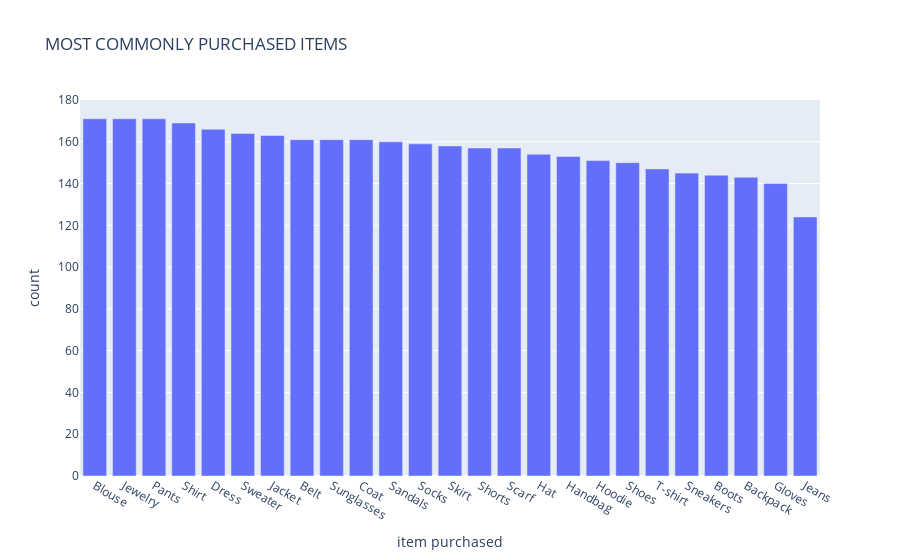

Source (notebook cell):
### Code cell
px.bar(item_count,
       x='item purchased',
       y='count',
       title=('MOST COMMONLY PURCHASED ITEMS'))

### Figure 1 — Plotly figure (JSON) as saved in the notebook; plotly's stock layout.template omitted (floating-point values rounded to 4 significant figures)
{"data": [{"alignmentgroup": "True", "hovertemplate": "item purchased=%{x}<br>count=%{y}<extra></extra>", "legendgroup": "", "marker": {"color": "#636efa", "pattern": {"shape": ""}}, "name": "", "offsetgroup": "", "orientation": "v", "showlegend": false, "textposition": "auto", "type": "bar", "x": ["Blouse", "Jewelry", "Pants", "Shirt", "Dress", "Sweater", "Jacket", "Belt", "Sunglasses", "Coat", "Sandals", "Socks", "Skirt", "Shorts", "Scarf", "Hat", "Handbag", "Hoodie", "Shoes", "T-shirt", "Sneakers", "Boots", "Backpack", "Gloves", "Jeans"], "xaxis": "x", "y": [171, 171, 171, 169, 166, 164, 163, 161, 161, 161, 160, 159, 158, 157, 157, 154, 153, 151, 150, 147, 145, 144, 143, 140, 124], "yaxis": "y"}], "layout": {"barmode": "relative", "legend": {"tracegroupgap": 0}, "title": {"text": "MOST COMMONLY PURCHASED ITEMS"}, "xaxis": {"anchor": "y", "domain": [0, 1], "title": {"text": "item purchased"}}, "yaxis": {"anchor": "x", "domain": [0, 1], "title": {"text": "count"}}}}
